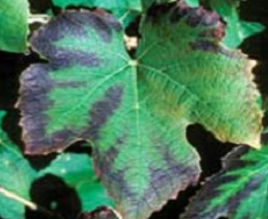
#> input picture Pet_Disease-BE/upload/6.PNG, 268 x 219 px, found by its file name
$ jupyter execute yellow.ipynb
#> lines starting #> are read from the running program, lines starting #| are printed output that depends on the picture; after the words box and inside, x2 and y2 are one past the last pixel; in counts of white or black regions, pixels touching at a corner belong together
[cell 1]
import numpy as np
import cv2

image = cv2.imread("img/6.PNG")
#> image is the input picture: shape (219, 268, 3); mean B, G, R 90.9, 120.7, 75.6
original = image.copy()
image = cv2.cvtColor(image, cv2.COLOR_BGR2HSV)
#> image: shape (219, 268, 3); mean H, S, V 69, 109.4, 123.4
lower = np.array([25,150,50], dtype="uint8")
upper = np.array([35,255,255], dtype="uint8")
mask = cv2.inRange(image, lower, upper)
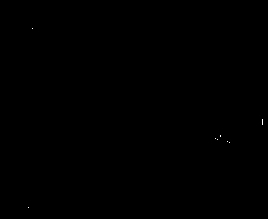
#> mask: shape (219, 268); 0.02% white in thin lines or dots, all inside (x1, y1, x2, y2) = (28, 28, 263, 208)

cnts = cv2.findContours(mask, cv2.RETR_EXTERNAL, cv2.CHAIN_APPROX_SIMPLE)
#> cnts = 8 contours, all with area under 20
cnts = cnts[0] if len(cnts) == 2 else cnts[1]

yellow = []
for c in cnts:
    x,y,w,h = cv2.boundingRect(c)
    cv2.rectangle(original, (x, y), (x + w, y + h), (36,255,12), 2)
    yellow.append(c)
#> this loop made 8 passes
#> (x, y, h) on passes 1, 2, 3, 4, 5, 8: (28, 207, 1), (229, 142, 1), (227, 141, 1), (217, 139, 1), (215, 138, 1), (32, 28, 1)
#> (c, x, y, h) on passes 6 to 7: ([[220, 135], [220, 136]], 220, 135, 2), ([[262, 119], [262, 124]], 262, 119, 6)
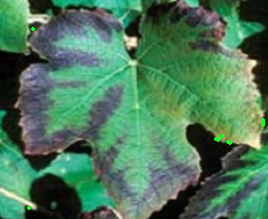
#> original: shape (219, 268, 3); 0.19% of pixels changed, all inside (x1, y1, x2, y2) = (27, 27, 265, 210)
#> after the loop, yellow = 8 contours, all with area under 20

print(len(yellow))
#| 8
cv2.imshow('mask', mask)
cv2.imshow('original', original)
cv2.waitKey()
#> Out = 27

$ run again, with Pet_Disease-BE/upload/0.PNG copied over Pet_Disease-BE/upload/6.PNG
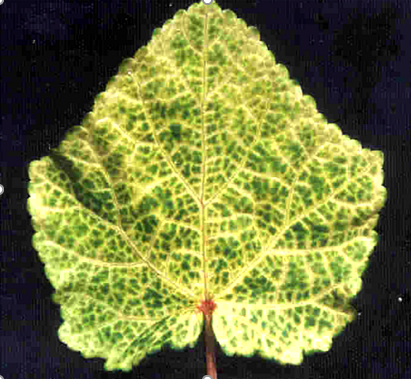
#> input picture Pet_Disease-BE/upload/0.PNG, 411 x 379 px, found by its file name
#> image is the input picture: shape (379, 411, 3); mean B, G, R 60.5, 120.1, 114.4
#> image: shape (379, 411, 3); mean H, S, V 42.8, 112.8, 124.5
#> `mask = cv2.inRange(image, lower, upper)`:
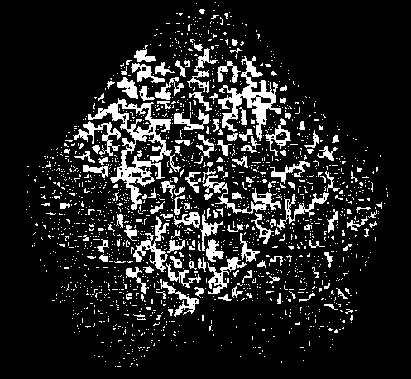
#> mask: shape (379, 411); 13% white; 1659 white regions (1525 under 20 px)
#> cnts = 1645 contours, 1562 with area under 20; largest, box (x1, y1, x2, y2) and area: (88, 98, 181, 210) 2434, (218, 56, 281, 141) 1342, (203, 175, 281, 214) 469, (133, 216, 169, 272) 459, (73, 121, 121, 156) 337
#> the loop `for c in cnts:` made 1645 passes
#> (x, y, w, h) on passes 1, 3, 6: (130, 366, 1, 1), (115, 366, 1, 1), (119, 362, 1, 1)
#> after the loop `for c in cnts:`:
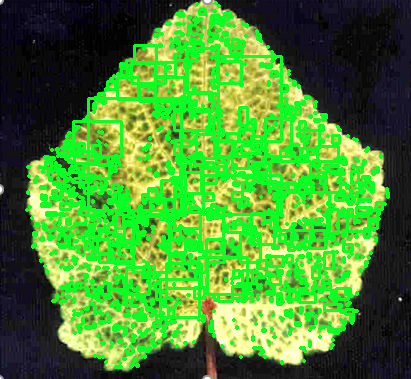
#> original: shape (379, 411, 3); mean B, G, R 50.3, 140.7, 73.7
#> after the loop `for c in cnts:`: yellow has the same summary as cnts
#| 1645
#> Out = 27

$ run again, with Pet_Disease-BE/upload/1.PNG copied over Pet_Disease-BE/upload/6.PNG
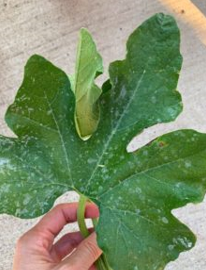
#> input picture Pet_Disease-BE/upload/1.PNG, 206 x 270 px, found by its file name
#> image is the input picture: shape (270, 206, 3); mean B, G, R 104.7, 142.5, 122.2
#> image: shape (270, 206, 3); mean H, S, V 45.6, 93.5, 149.5
#> mask: shape (270, 206); 0.25% white in thin lines or dots, all inside (x1, y1, x2, y2) = (79, 100, 164, 269)
#> cnts = 14 contours, 12 with area under 20; largest, box (x1, y1, x2, y2) and area: (80, 226, 90, 237) 42, (85, 121, 92, 131) 32
#> the loop `for c in cnts:` made 14 passes
#> (x, y, w, h) on passes 1, 2, 4, 5, 6, 11, 13, 14: (97, 259, 4, 10), (100, 257, 1, 1), (80, 226, 10, 11), (79, 218, 3, 7), (83, 217, 1, 1), (85, 121, 7, 10), (79, 113, 3, 5), (80, 100, 1, 1)
#> after the loop `for c in cnts:`:
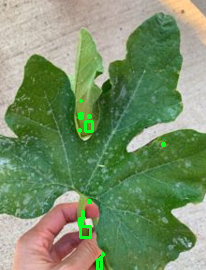
#> original: shape (270, 206, 3); 0.96% of pixels changed, all inside (x1, y1, x2, y2) = (78, 99, 166, 270)
#> after the loop `for c in cnts:`: yellow has the same summary as cnts
#| 14
#> Out = 27

$ run again, with Pet_Disease-BE/upload/2.PNG copied over Pet_Disease-BE/upload/6.PNG
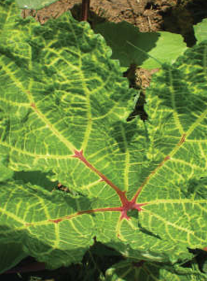
#> input picture Pet_Disease-BE/upload/2.PNG, 207 x 281 px, found by its file name
#> image is the input picture: shape (281, 207, 3); mean B, G, R 57.2, 135, 107.5
#> image: shape (281, 207, 3); mean H, S, V 41.8, 144.4, 137.2
#> `mask = cv2.inRange(image, lower, upper)`:
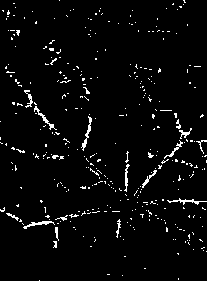
#> mask: shape (281, 207); 3.5% white in thin lines or dots
#> cnts = 356 contours, 347 with area under 20; largest, box (x1, y1, x2, y2) and area: (81, 116, 92, 151) 56, (23, 221, 55, 229) 51, (34, 106, 57, 130) 50, (167, 198, 207, 205) 42, (142, 170, 157, 188) 34
#> the loop `for c in cnts:` made 356 passes
#> (x, y, w, h) on passes 1, 3, 8: (39, 280, 1, 1), (122, 275, 1, 1), (206, 251, 1, 1)
#> after the loop `for c in cnts:`:
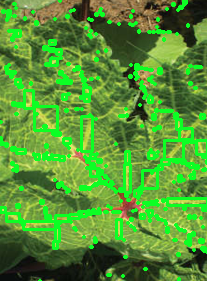
#> original: shape (281, 207, 3); 16.36% of pixels changed, all inside (x1, y1, x2, y2) = (0, 0, 207, 281)
#> after the loop `for c in cnts:`: yellow has the same summary as cnts
#| 356
#> Out = 27
